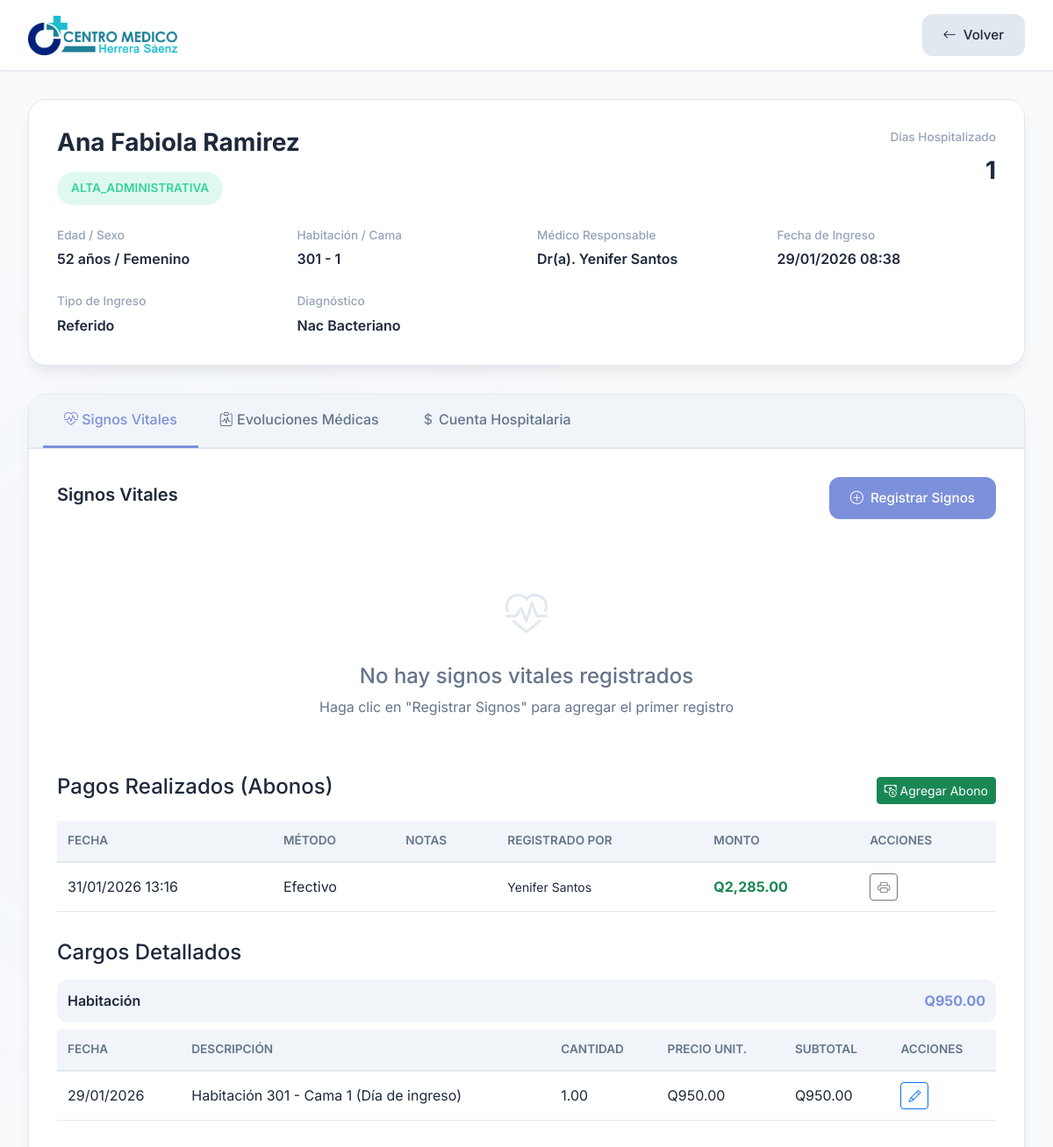
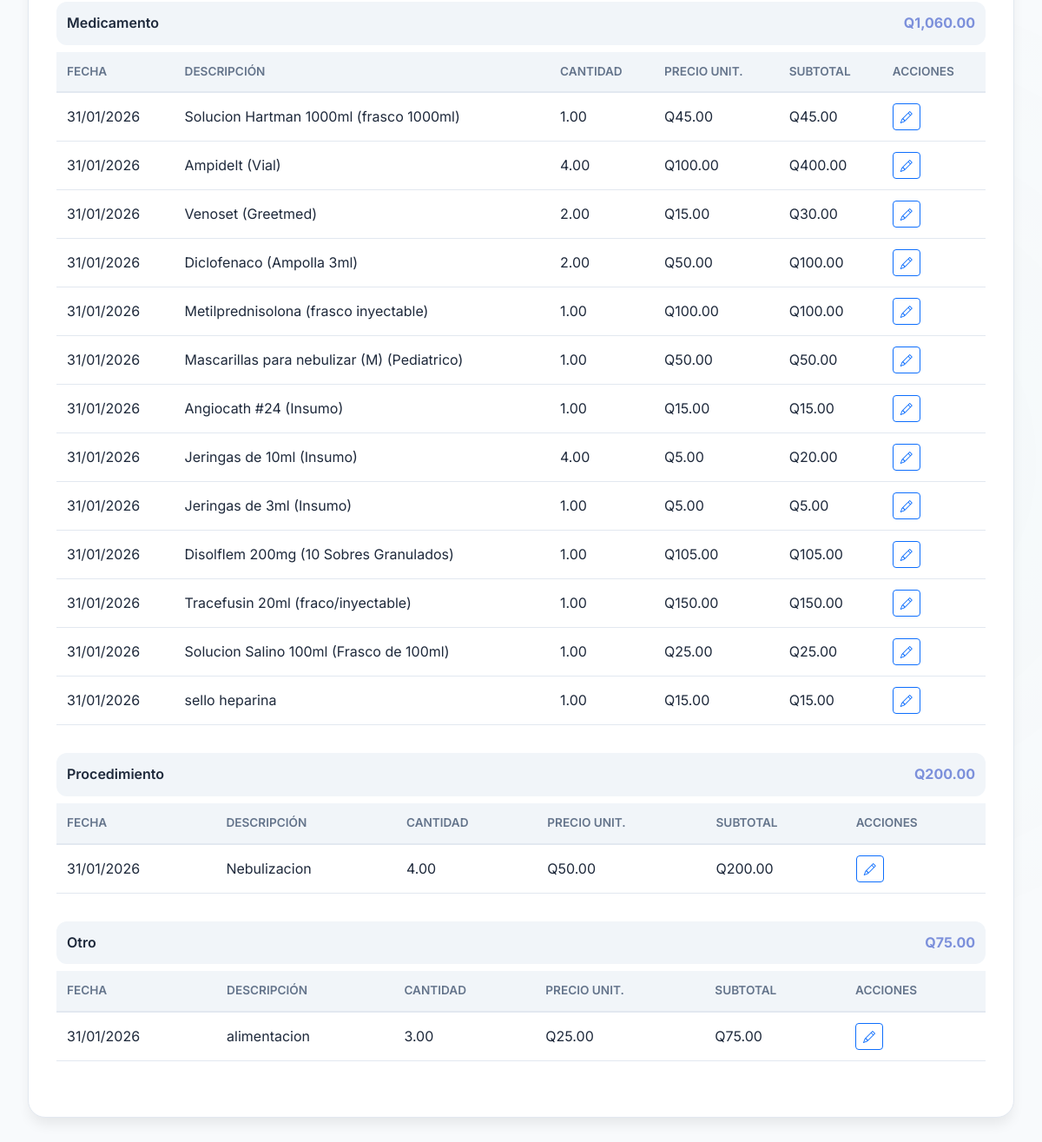
The page /php/hospitalization/detalle_encamamiento.php?id=9 (signed in) on the database its author committed (2 pictures, top to bottom).
### tables this page shows
CREATE TABLE `encamamientos` (
  `id_encamamiento` int NOT NULL,
  `id_paciente` int NOT NULL,
  `id_cama` int NOT NULL,
  `id_doctor` int DEFAULT NULL,
  `fecha_ingreso` datetime NOT NULL,
  `fecha_alta` datetime DEFAULT NULL,
  `motivo_ingreso` text NOT NULL,
  `diagnostico_ingreso` varchar(500) DEFAULT NULL,
  `diagnostico_egreso` varchar(500) DEFAULT NULL,
  `estado` enum('Activo','Alta_Medica','Alta_Administrativa','Transferido','Fallecido') DEFAULT 'Activo',
  `tipo_ingreso` enum('Programado','Emergencia','Referido') DEFAULT 'Programado',
  `notas_ingreso` text,
  `notas_alta` text,
  `created_by` int DEFAULT NULL,
  `fecha_creacion` timestamp NULL DEFAULT CURRENT_TIMESTAMP,
  `fecha_actualizacion` timestamp NULL DEFAULT CURRENT_TIMESTAMP ON UPDATE CURRENT_TIMESTAMP
);

CREATE TABLE `pacientes` (
  `id_paciente` int NOT NULL,
  `nombre` varchar(100) NOT NULL,
  `apellido` varchar(100) NOT NULL,
  `fecha_nacimiento` date NOT NULL,
  `genero` enum('Masculino','Femenino') NOT NULL,
  `direccion` varchar(255) DEFAULT NULL,
  `telefono` varchar(15) DEFAULT NULL,
  `correo` varchar(100) DEFAULT NULL,
  `fecha_registro` timestamp NULL DEFAULT CURRENT_TIMESTAMP,
  `notas` text
);

CREATE TABLE `habitaciones` (
  `id_habitacion` int NOT NULL,
  `numero_habitacion` varchar(10) NOT NULL,
  `tipo_habitacion` enum('Individual','Compartida','UCI','Pediatría','Observación') NOT NULL,
  `tarifa_por_noche` decimal(10,2) NOT NULL,
  `piso` varchar(50) DEFAULT NULL,
  `estado` enum('Disponible','Ocupada','Mantenimiento','Reservada') DEFAULT 'Disponible',
  `descripcion` text,
  `tiene_bano` tinyint(1) DEFAULT '1',
  `tiene_tv` tinyint(1) DEFAULT '0',
  `tiene_aire_acondicionado` tinyint(1) DEFAULT '0',
  `capacidad_maxima` int DEFAULT '1',
  `fecha_creacion` timestamp NULL DEFAULT CURRENT_TIMESTAMP,
  `fecha_actualizacion` timestamp NULL DEFAULT CURRENT_TIMESTAMP ON UPDATE CURRENT_TIMESTAMP
);

CREATE TABLE `camas` (
  `id_cama` int NOT NULL,
  `id_habitacion` int NOT NULL,
  `numero_cama` varchar(5) NOT NULL,
  `estado` enum('Disponible','Ocupada','Mantenimiento','Reservada') DEFAULT 'Disponible',
  `descripcion` text,
  `fecha_creacion` timestamp NULL DEFAULT CURRENT_TIMESTAMP,
  `fecha_actualizacion` timestamp NULL DEFAULT CURRENT_TIMESTAMP ON UPDATE CURRENT_TIMESTAMP
);

CREATE TABLE `usuarios` (
  `idUsuario` int NOT NULL,
  `usuario` varchar(255) NOT NULL,
  `password` varchar(255) NOT NULL,
  `nombre` varchar(255) NOT NULL,
  `apellido` varchar(255) NOT NULL,
  `especialidad` varchar(255) DEFAULT NULL,
  `tipoUsuario` enum('admin','doc','user','') NOT NULL,
  `clinica` varchar(255) NOT NULL,
  `telefono` varchar(255) NOT NULL,
  `email` varchar(255) NOT NULL,
  `permisos_modulos` text
);

CREATE TABLE `abonos_hospitalarios` (
  `id_abono` int NOT NULL,
  `id_cuenta` int NOT NULL,
  `monto` decimal(10,2) NOT NULL,
  `metodo_pago` enum('Efectivo','Tarjeta','Transferencia','Seguro') NOT NULL DEFAULT 'Efectivo',
  `fecha_abono` datetime DEFAULT CURRENT_TIMESTAMP,
  `saldo_pendiente` decimal(10,2) NOT NULL DEFAULT '0.00',
  `notas` text,
  `registrado_por` int DEFAULT NULL
);

CREATE TABLE `cargos_hospitalarios` (
  `id_cargo` int NOT NULL,
  `id_cuenta` int NOT NULL,
  `tipo_cargo` enum('Habitación','Medicamento','Procedimiento','Laboratorio','Honorario','Insumo','Otro') NOT NULL,
  `descripcion` varchar(500) NOT NULL,
  `cantidad` decimal(10,3) DEFAULT '1.000',
  `precio_unitario` decimal(10,2) NOT NULL,
  `subtotal` decimal(10,2) GENERATED ALWAYS AS ((`cantidad` * `precio_unitario`)) STORED,
  `fecha_cargo` datetime NOT NULL,
  `fecha_aplicacion` date DEFAULT NULL COMMENT 'Para cargos de habitación por noche',
  `registrado_por` int DEFAULT NULL,
  `referencia_id` int DEFAULT NULL COMMENT 'ID del item original (id_medicamento, id_procedimiento, etc)',
  `referencia_tabla` varchar(50) DEFAULT NULL COMMENT 'Nombre de la tabla de referencia',
  `notas` text,
  `cancelado` tinyint(1) DEFAULT '0',
  `fecha_cancelacion` datetime DEFAULT NULL,
  `motivo_cancelacion` text,
  `fecha_creacion` timestamp NULL DEFAULT CURRENT_TIMESTAMP
);

### php/hospitalization/detalle_encamamiento.php (the view, shortened to what the rows shown need)
<?php
$id_encamamiento = isset($_GET['id']) ? intval($_GET['id']) : 0;
try {
    $database = new Database();
    $conn = $database->getConnection();
    $stmt_enc = $conn->prepare("
        SELECT
            e.*,
            pac.nombre as nombre_paciente,
            pac.apellido as apellido_paciente,
            pac.fecha_nacimiento,
            pac.genero,
            pac.direccion,
            pac.telefono,
            hab.numero_habitacion,
            hab.tipo_habitacion,
            hab.tarifa_por_noche,
            c.numero_cama,
            u.nombre as doctor_nombre,
            u.apellido as doctor_apellido,
            u.especialidad,
            DATEDIFF(COALESCE(e.fecha_alta, CURDATE()), DATE(e.fecha_ingreso)) as dias_hospitalizado
        FROM encamamientos e
        INNER JOIN pacientes pac ON e.id_paciente = pac.id_paciente
        INNER JOIN camas c ON e.id_cama = c.id_cama
        INNER JOIN habitaciones hab ON c.id_habitacion = hab.id_habitacion
        LEFT JOIN usuarios u ON e.id_doctor = u.idUsuario
        WHERE e.id_encamamiento = ?
    ");
    $stmt_enc->execute([$id_encamamiento]);
    $encamamiento = $stmt_enc->fetch(PDO::FETCH_ASSOC);
    $fecha_nac = new DateTime($encamamiento['fecha_nacimiento']);
    $hoy = new DateTime();
    $edad = $hoy->diff($fecha_nac)->y;
    $stmt_cuenta = $conn->prepare("
        SELECT * FROM cuenta_hospitalaria WHERE id_encamamiento = ?
    ");
    $stmt_cuenta->execute([$id_encamamiento]);
    $cuenta = $stmt_cuenta->fetch(PDO::FETCH_ASSOC);
    if ($cuenta) {
        $id_cuenta = $cuenta['id_cuenta'];
        $stmt_cuenta->execute([$id_encamamiento]);
        $cuenta = $stmt_cuenta->fetch(PDO::FETCH_ASSOC);
        $stmt_cargos = $conn->prepare("
            SELECT ch.*, u.nombre as registrado_nombre
            FROM cargos_hospitalarios ch
            LEFT JOIN usuarios u ON ch.registrado_por = u.idUsuario
            WHERE ch.id_cuenta = ? AND ch.cancelado = FALSE
            ORDER BY ch.fecha_cargo DESC
        ");
        $stmt_cargos->execute([$id_cuenta]);
        $cargos = $stmt_cargos->fetchAll(PDO::FETCH_ASSOC);
        $cargos_por_tipo = [
            'Habitación' => [],
            'Medicamento' => [],
            'Procedimiento' => [],
            'Laboratorio' => [],
            'Honorario' => [],
            'Insumo' => [],
            'Otro' => []
        ];
        foreach ($cargos as $cargo) {
            $tipo = $cargo['tipo_cargo'];
            $cargos_por_tipo[$tipo][] = $cargo;
        }
        $stmt_abonos = $conn->prepare("
            SELECT a.*, u.nombre as u_nombre, u.apellido as u_apellido
            FROM abonos_hospitalarios a
            LEFT JOIN usuarios u ON a.registrado_por = u.idUsuario
            WHERE a.id_cuenta = ?
            ORDER BY a.fecha_abono DESC
        ");
        $stmt_abonos->execute([$id_cuenta]);
        $abonos = $stmt_abonos->fetchAll(PDO::FETCH_ASSOC);
    } else {
        $cargos = [];
        $cargos_por_tipo = [];
        $abonos = [];
    }
} catch (Exception $e) {
    die("Error: " . $e->getMessage());
}
?>
<!DOCTYPE html>
<html lang="es" data-theme="light">
<head>
    <link rel="stylesheet" href="https://cdn.jsdelivr.net/npm/bootstrap-icons@1.10.0/font/bootstrap-icons.css">
    <link href="https://cdn.jsdelivr.net/npm/bootstrap@5.3.0/dist/css/bootstrap.min.css" rel="stylesheet">
</head>
<body>
    <main class="main-content">
        <div class="patient-header">
            <div class="d-flex justify-content-between align-items-start">
                <div>
                    <h1 class="patient-title">
                        <?php echo htmlspecialchars($encamamiento['nombre_paciente'] . ' ' . $encamamiento['apellido_paciente']); ?>
                    </h1>
                    <span class="status-badge activo"><?php echo $encamamiento['estado']; ?></span>
                </div>
            </div>
            <div class="patient-meta">
                <div class="meta-item">
                    <span class="meta-label">Edad / Sexo</span>
                    <span class="meta-value"><?php echo $edad; ?> años /
                        <?php echo htmlspecialchars($encamamiento['genero']); ?></span>
                </div>
                <div class="meta-item">
                    <span class="meta-label">Habitación / Cama</span>
                    <span
                        class="meta-value"><?php echo htmlspecialchars($encamamiento['numero_habitacion'] . ' - ' . $encamamiento['numero_cama']); ?></span>
                </div>
                <div class="meta-item">
                    <span class="meta-label">Médico Responsable</span>
                    <span class="meta-value">Dr(a).
                        <?php echo htmlspecialchars($encamamiento['doctor_nombre'] . ' ' . $encamamiento['doctor_apellido']); ?></span>
                </div>
                <div class="meta-item">
                    <span class="meta-label">Fecha de Ingreso</span>
                    <span
                        class="meta-value"><?php echo date('d/m/Y H:i', strtotime($encamamiento['fecha_ingreso'])); ?></span>
                </div>
                <div class="meta-item">
                    <span class="meta-label">Tipo de Ingreso</span>
                    <span class="meta-value"><?php echo htmlspecialchars($encamamiento['tipo_ingreso']); ?></span>
                </div>
                <div class="meta-item">
                    <span class="meta-label">Diagnóstico</span>
                    <span
                        class="meta-value"><?php echo htmlspecialchars($encamamiento['diagnostico_ingreso']); ?></span>
                </div>
            </div>
        </div>
        <div class="tabs-container">
            <div class="tab-content">
                    <?php if ($cuenta): ?>
                    <div class="charges-section">
                        <?php if (count($abonos) > 0): ?>
                            <div class="table-responsive mb-4">
                                <table class="data-table">
                                    <thead>
                                        <tr>
                                            <th>Fecha</th>
                                            <th>Método</th>
                                            <th>Notas</th>
                                            <th>Registrado Por</th>
                                            <th>Monto</th>
                                            <th>Acciones</th>
                                        </tr>
                                    </thead>
                                    <tbody>
                                        <?php foreach ($abonos as $abono): ?>
                                            <tr>
                                                <td><?php echo date('d/m/Y H:i', strtotime($abono['fecha_abono'])); ?></td>
                                                <td><?php echo htmlspecialchars($abono['metodo_pago']); ?></td>
                                                <td><?php echo htmlspecialchars($abono['notas']); ?></td>
                                                <td><small><?php echo htmlspecialchars($abono['u_nombre'] . ' ' . $abono['u_apellido']); ?></small>
                                                </td>
                                                <td class="fw-bold text-success">Q<?php echo number_format($abono['monto'], 2); ?>
                                                </td>
                                                <td>
                                                    <button class="btn btn-sm btn-outline-secondary"
                                                        onclick="printAbono(<?php echo $abono['id_abono']; ?>)">
                                                        <i class="bi bi-printer"></i>
                                                    </button>
                                                </td>
                                            </tr>
                                        <?php endforeach; ?>
                                    </tbody>
                                </table>
                            </div>
                        <?php else: ?>
                            <div class="alert alert-info mb-4">No se han registrado abonos.</div>
                        <?php endif; ?>
                    </div>
                    <div class="charges-section">
                        <?php foreach ($cargos_por_tipo as $tipo => $cargos_tipo): ?>
                            <?php if (count($cargos_tipo) > 0): ?>
                                <?php
                                $subtotal_tipo = array_sum(array_column($cargos_tipo, 'subtotal'));
                                ?>
                                <div class="charges-category">
                                    <div class="category-title">
                                        <span><?php echo $tipo; ?></span>
                                        <span class="category-total">Q<?php echo number_format($subtotal_tipo, 2); ?></span>
                                    </div>
                                    <div class="table-responsive">
                                        <table class="data-table">
                                            <thead>
                                                <tr>
                                                    <th>Fecha</th>
                                                    <th>Descripción</th>
                                                    <th>Cantidad</th>
                                                    <th>Precio Unit.</th>
                                                    <th>Subtotal</th>
                                                    <?php if (isset($_SESSION['usuario']) && in_array($_SESSION['usuario'], ['admin', 'epineda', 'ysantos'])): ?>
                                                        <th>Acciones</th>
                                                    <?php endif; ?>
                                                </tr>
                                            </thead>
                                            <tbody>
                                                <?php foreach ($cargos_tipo as $cargo): ?>
                                                    <tr>
                                                        <td><?php echo date('d/m/Y', strtotime($cargo['fecha_cargo'])); ?></td>
                                                        <td><?php echo htmlspecialchars($cargo['descripcion']); ?></td>
                                                        <td><?php echo number_format($cargo['cantidad'], 2); ?></td>
                                                        <td>Q<?php echo number_format($cargo['precio_unitario'], 2); ?></td>
                                                        <td>Q<?php echo number_format($cargo['subtotal'], 2); ?></td>
                                                        <?php if (isset($_SESSION['usuario']) && in_array($_SESSION['usuario'], ['admin', 'epineda', 'ysantos'])): ?>
                                                            <td>
                                                                <button class="btn btn-sm btn-outline-primary"
                                                                    onclick='editCargo(<?php echo json_encode($cargo); ?>)'>
                                                                    <i class="bi bi-pencil"></i>
                                                                </button>
                                                            </td>
                                                        <?php endif; ?>
                                                    </tr>
                                                <?php endforeach; ?>
                                            </tbody>
                                        </table>
                                    </div>
                                </div>
                            <?php endif; ?>
                        <?php endforeach; ?>
                    </div>
                <?php else: ?>
                    <div class="alert alert-warning">No se encontró cuenta hospitalaria.</div>
                <?php endif; ?>
            </div>
        </div>
    </main>
</body>
</html>

### rows shown on the page
encamamientos: id_paciente.apellido "Ana Fabiola Ramirez", estado "ALTA_ADMINISTRATIVA", id_paciente.genero "Femenino", habitaciones.numero_habitacion "301 - 1", usuarios.nombre+apellido "Yenifer Santos", fecha_ingreso "29/01/2026 08:38", tipo_ingreso "Referido", diagnostico_ingreso "Nac Bacteriano"
abonos_hospitalarios: fecha_abono "31/01/2026 13:16", metodo_pago "Efectivo", registrado_por.apellido "Yenifer Santos", monto "2,285.00"
cargos_hospitalarios: tipo_cargo "Habitación", subtotal_tipo "950.00", fecha_cargo "29/01/2026", descripcion "Habitación 301 - Cama 1 (Día de ingreso)", cantidad "1.00", precio_unitario "950.00", subtotal "950.00"
cargos_hospitalarios: fecha_cargo "31/01/2026", descripcion "Solucion Hartman 1000ml (frasco 1000ml)", cantidad "1.00", precio_unitario "45.00", subtotal "45.00"
cargos_hospitalarios: fecha_cargo "31/01/2026", descripcion "Ampidelt (Vial)", cantidad "4.00", precio_unitario "100.00", subtotal "400.00"
cargos_hospitalarios: fecha_cargo "31/01/2026", descripcion "Venoset (Greetmed)", cantidad "2.00", precio_unitario "15.00", subtotal "30.00"
cargos_hospitalarios: fecha_cargo "31/01/2026", descripcion "Diclofenaco (Ampolla 3ml)", cantidad "2.00", precio_unitario "50.00", subtotal "100.00"
cargos_hospitalarios: fecha_cargo "31/01/2026", descripcion "Metilprednisolona (frasco inyectable)", cantidad "1.00", precio_unitario "100.00", subtotal "100.00"
cargos_hospitalarios: fecha_cargo "31/01/2026", descripcion "Mascarillas para nebulizar (M) (Pediatrico)", cantidad "1.00", precio_unitario "50.00", subtotal "50.00"
cargos_hospitalarios: fecha_cargo "31/01/2026", descripcion "Angiocath #24 (Insumo)", cantidad "1.00", precio_unitario "15.00", subtotal "15.00"
cargos_hospitalarios: fecha_cargo "31/01/2026", descripcion "Jeringas de 10ml (Insumo)", cantidad "4.00", precio_unitario "5.00", subtotal "20.00"
cargos_hospitalarios: fecha_cargo "31/01/2026", descripcion "Jeringas de 3ml (Insumo)", cantidad "1.00", precio_unitario "5.00", subtotal "5.00"
cargos_hospitalarios: fecha_cargo "31/01/2026", descripcion "Disolflem 200mg (10 Sobres Granulados)", cantidad "1.00", precio_unitario "105.00", subtotal "105.00"
cargos_hospitalarios: fecha_cargo "31/01/2026", descripcion "Tracefusin 20ml (fraco/inyectable)", cantidad "1.00", precio_unitario "150.00", subtotal "150.00"
cargos_hospitalarios: fecha_cargo "31/01/2026", descripcion "Solucion Salino 100ml (Frasco de 100ml)", cantidad "1.00", precio_unitario "25.00", subtotal "25.00"
cargos_hospitalarios: fecha_cargo "31/01/2026", descripcion "sello heparina", cantidad "1.00", precio_unitario "15.00", subtotal "15.00"
cargos_hospitalarios: fecha_cargo "31/01/2026", descripcion "Nebulizacion", cantidad "4.00", precio_unitario "50.00", subtotal "200.00"
cargos_hospitalarios: fecha_cargo "31/01/2026", descripcion "alimentacion", cantidad "3.00", precio_unitario "25.00", subtotal "75.00"

### other values the page prints
$encamamiento['dias_hospitalizado'] "1"
$tipo "Medicamento"
$subtotal_tipo "1,060.00"
$tipo "Procedimiento"
$subtotal_tipo "200.00"
$tipo "Otro"
$subtotal_tipo "75.00"
